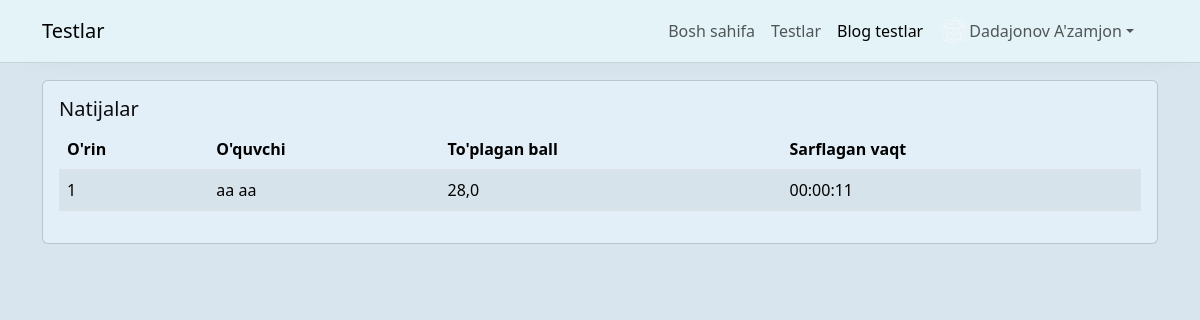
The page /blog-tests/1/results/ (signed in) on the database its author committed.
### users/models.py (models this page shows, shortened)
class User(AbstractUser):
    ball = models.FloatField(default=0)
    image = models.ImageField(upload_to='images/', blank=True, null=True)
    full_name = models.CharField(max_length=100)
    date_brith = models.DateField(null=True, blank=True)
    jins = models.CharField(max_length=10, choices=(('Erkak', 'Erkak'), ('Ayol', 'Ayol')))
    class Meta:
        verbose_name = 'Foydalanuvchi'
        verbose_name_plural = 'Foydalanuvchilar'

### quizes/models.py (models this page shows, shortened)
class DtmResult(models.Model):
    quizs = models.ManyToManyField(Quiz, related_name='DTM_results')
    dtm = models.ForeignKey(DTM, on_delete=models.CASCADE, related_name='results')
    user = models.ForeignKey('users.User', on_delete=models.CASCADE, related_name='DTM_results')
    score = models.FloatField()
    created_at = models.DateTimeField(auto_now_add=True)
    answers = models.ManyToManyField(Answer, related_name='DTM_results')
    time = models.IntegerField(null=True, blank=True)
    place = models.IntegerField(null=True, blank=True)
    def time_token(self):
        return f"{(self.time//3600):02d}:{(self.time%3600//60):02d}:{(self.time%60):02d}"

### quizes/blog_tests.py (the view)
# urls.py: path('<int:pk>/results/', views.result_list,),
def result_list(request: HttpRequest, pk:int):
    dtm = get_object_or_404(DTM, pk=pk)
    results = DtmResult.objects.filter(dtm=dtm).order_by('-score','-time')
    paginator = Paginator(results, 10)
    page_number = request.GET.get('page', 1)
    if not str(page_number).isdigit():
        page_number = 1
    if int(page_number) > paginator.num_pages:
        page_number = paginator.num_pages
    page_obj = paginator.get_page(page_number)
    return render(request, 'blog_tests/result_list.html', {'results': results, 'page_obj': page_obj, 'object':paginator, 'blog_test':dtm})

### quizes/templatetags/get_results.py (called while the page is built)
@register.simple_tag
def set_score(result: DtmResult, counter:int, page):
    counter = (page-1)*10+counter
    result.place = counter
    result.save()
    return result.place

### templates/blog_tests/result_list.html (shortened to what this page needs)
{% extends "base.html" %}
{% load get_results %}
{% block content %}
    <div class="row">
        <div class="col-md-12">
            <div class="card p-3">
                <h5 class="mb-2">Natijalar</h5>
                <table class="table table-striped table-hover">
                    <thead>
                        <tr>
                            <th>O'rin</th>
                            <th>O'quvchi</th>
                            <th>To'plagan ball</th>
                            <th>Sarflagan vaqt</th>
                        </tr>
                    </thead>
                    <tbody>
                        {% for result in page_obj %}
                            <tr style="cursor: pointer;" onclick="location.href='/blog-tests/{{blog_test.id}}/result/{{result.id}}';">
                                <td>{% set_score result forloop.counter page_obj.number %}</td>
                                <td>{{ result.user.get_full_name }}</td>
                                <td>{{ result.score }}</td>
                                <td>{{ result.time_token }}</td>
                            </tr>
                        {% endfor %}
                    </tbody>
                </table>
            </div>
        </div>
    </div>
{% endblock content %}

### templates/base.html (shortened to what this page needs)
<!DOCTYPE html>
<html lang="en">
<head>
    <link href="https://cdn.jsdelivr.net/npm/bootstrap@5.3.3/dist/css/bootstrap.min.css" rel="stylesheet"
>
</head>
<body>
    <div class="container">
        <nav class="navbar navbar-expand-lg bg-body-tertiary fixed-top">
            <div class="container">
                <a class="navbar-brand" href="#">Testlar</a>
                {% if user.is_authenticated %}
                <div class="offcanvas offcanvas-end" tabindex="-1" id="offcanvasNavbar"
                    aria-labelledby="offcanvasNavbarLabel">
                    <div class="offcanvas-body">
                        <ul class="navbar-nav justify-content-end flex-grow-1 pe-3 align-items-center">
                            <li class="nav-item">
                                <a class="nav-link active" aria-current="page" href="/" id="home_link">Bosh sahifa</a>
                            </li>
                            <li class="nav-item">
                                <a class="nav-link" href="/tests/"  id="tests_link">Testlar</a>
                            </li>
                            <li class="nav-item">
                                <a class="nav-link" href="/blog-tests/"  id="blog_tests_link">Blog testlar</a>
                            </li>
                            <li class="nav-item dropdown">
                                <a class="nav-link dropdown-toggle d-flex align-items-center" href="#" role="button" data-bs-toggle="dropdown"
                                    aria-expanded="false">
                                    <img src="{% if user.image %}{{user.image.url}}{% else %}https://banner2.cleanpng.com/20180816/syp/78f04442f328b673e733de33b6c8a781.webp{% endif %}" class="rounded-circle" width="30" height="30" alt="sss"> {{user.full_name}}
                                </a>
                            </li>
                        </ul>
                    </div>
                </div>
                {% else %}
                <div class="navbar-text">
                    <a href="/login/" class="btn btn-outline-success me-2">Kirish</a>
                    <a href="/register/" class="btn btn-outline-primary me-2">Ro'yxatdan o'tish</a>
                </div>
                {% endif %}
            </div>
        </nav>
        <div style="margin-top: 80px;">
            {% block content %}
            {% endblock content %}
        </div>
    </div>
</body>
</html>

### rows shown on the page
User: image (picture), full_name "Dadajonov A'zamjon"
DtmResult: id+dtm+user "1", user.get_full_name "aa aa", score "28,0", time_token "00:00:11"
